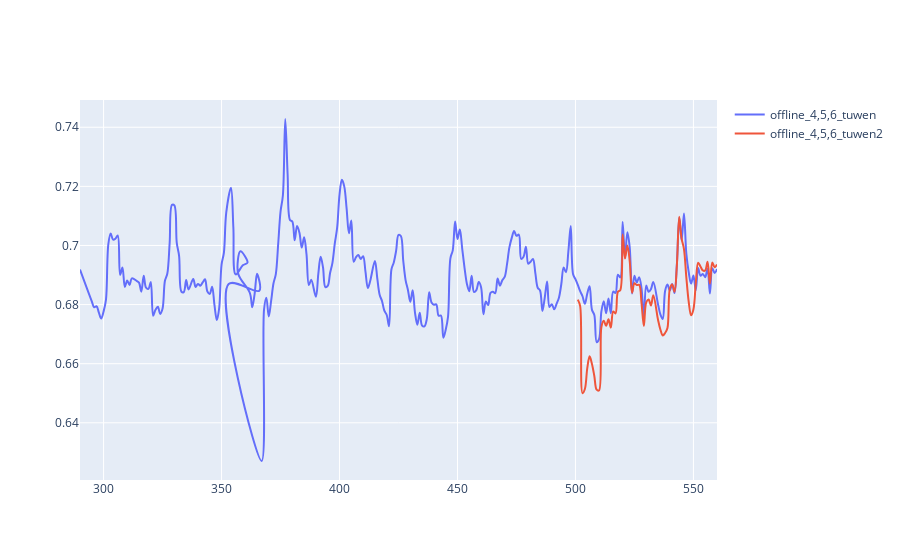

This figure's notebook cell:
### Code cell
show('group/weighted_time_auc')

### Figure 1 — Plotly figure (JSON) as saved in the notebook; plotly's stock layout.template omitted (floating-point values rounded to 4 significant figures; data arrays with more than 128 entries replaced by an {"elided": "..."} marker saying what was removed)
{"data": [{"line": {"shape": "spline"}, "mode": "lines", "name": "offline_4,5,6_tuwen", "type": "scatter", "x": {"elided": "261 int values"}, "y": {"elided": "261 float values"}}, {"line": {"shape": "spline"}, "mode": "lines", "name": "offline_4,5,6_tuwen2", "type": "scatter", "x": [501, 502, 503, 504, 505, 506, 507, 508, 509, 510, 511, 512, 513, 514, 515, 516, 517, 518, 519, 520, 521, 522, 523, 524, 525, 526, 527, 528, 529, 530, 531, 532, 533, 535, 536, 537, 538, 539, 540, 541, 542, 543, 544, 545, 546, 547, 548, 549, 550, 551, 552, 553, 554, 555, 556, 557, 558, 559, 560], "y": [0.6817, 0.6795, 0.65, 0.6514, 0.6584, 0.6625, 0.6599, 0.6559, 0.6512, 0.651, 0.6724, 0.6745, 0.6728, 0.675, 0.6722, 0.6777, 0.677, 0.6844, 0.6849, 0.7037, 0.6956, 0.7, 0.6947, 0.684, 0.6872, 0.6866, 0.6867, 0.6806, 0.6728, 0.6807, 0.6817, 0.6797, 0.6831, 0.6748, 0.6716, 0.6696, 0.6704, 0.6721, 0.6853, 0.6868, 0.6843, 0.6934, 0.7097, 0.7023, 0.6988, 0.6892, 0.681, 0.6764, 0.6784, 0.6871, 0.6942, 0.6929, 0.6915, 0.6915, 0.6945, 0.6871, 0.6942, 0.6926, 0.6936]}], "layout": {}}
